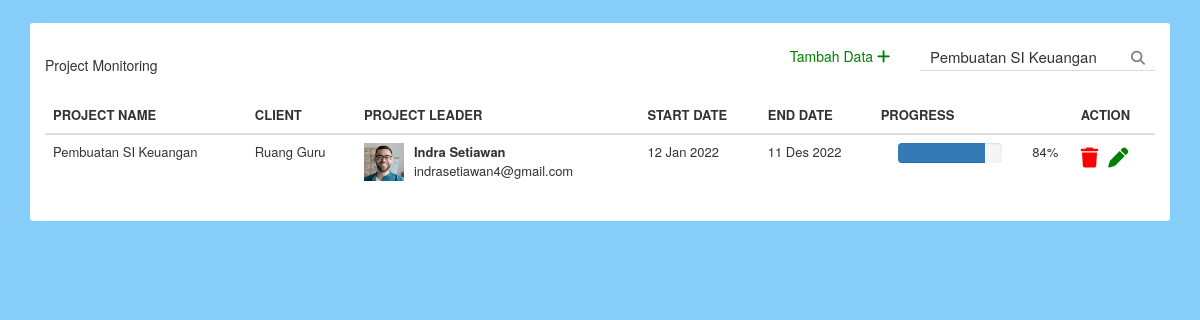
The page /index.php?cari=Pembuatan SI Keuangan on the database its author committed.
### tables this page shows
CREATE TABLE `project` (
  `id` int(11) NOT NULL,
  `project_name` varchar(100) NOT NULL,
  `clien` varchar(100) NOT NULL,
  `img_leader` varchar(100) NOT NULL,
  `leader_name` varchar(100) NOT NULL,
  `leader_email` varchar(100) NOT NULL,
  `start_date` varchar(100) NOT NULL,
  `end_date` varchar(100) NOT NULL,
  `progres` int(4) NOT NULL
);

### index.php (the view, shortened to what this page needs)
<?php
include "action/connect.php";
?>
<!DOCTYPE html>
<html>
<head>
	<link rel="stylesheet" type="text/css" href="assets/css/bootstrap.css">
	<link rel="stylesheet" type="text/css" href="css/style.css">
	<link rel="stylesheet" type="text/css" href="assets/fontawesome/css/all.min.css"/>
</head>
<body>
	<div class="container">
		<div class="back">
			<h5>Project Monitoring</h5>
            <form action="index.php" method="get">
				<input type="text" name="cari" <?php
				if(isset($_GET['cari'])){
						$cari = $_GET['cari'];
						?> value="<?= $cari ?>"<?php
						} else {
				 ?>placeholder="search with project name <?php } ?>">
				<button><span class="fa fa-search"></span></button>
            </form>
            <div class="add">
				<a href="page/insert.php">Tambah Data <i class="fa-sharp fa-solid fa-plus"></i></a>
			</div>
			<table class="table table-borderless">
				<thead>
					<tr class="bg-light">
						<th>PROJECT NAME</th>
						<th>CLIENT</th>
						<th>PROJECT LEADER</th>
						<th>START DATE</th>
						<th>END DATE</th>
						<th class="prog">PROGRESS</th>
						<th>ACTION</th>
					</tr>
				</thead>
				<?php
					if(isset($_GET['cari'])){
						$cari = $_GET['cari'];
						$project = mysqli_query($connect, "SELECT * from project where project_name like '%".$cari."%'");
					} else {
					$project = mysqli_query($connect, "SELECT * FROM project");
				}
					foreach($project as $row){
				 ?>
				<tbody>
					<tr>
						<td class="align-middle"><?= $row['project_name']; ?></td>
						<td class="align-middle"><?= $row['clien']; ?></td>
						<td>
							<table>
								<tr>
									<td rowspan="2" width="50px"><img src="img/<?= $row['img_leader']; ?>" class="rounded-circle" width="40px"></td>
									<td><b><?= $row['leader_name']; ?></b></td>
								</tr>
								<tr>
									<td><?= $row['leader_email']; ?></td>
								</tr>
							</table>
						</td>
						<td class="align-middle"><?= $row['start_date']; ?></td>
						<td class="align-middle"><?= $row['end_date']; ?></td>
						<td class="align-middle" style="padding-right: 20px;">
							 <div class="row">
                  <div class="col-md-8 col-md-offset-1 col-sm-8 col-sm-offset-1 col-xs-8 col-xs-offset-1">
                    <div class="progress">
                        <div class="progress-bar  active" role="progressbar" aria-valuenow="  45"     aria-valuemin="0" aria-valuemax="100" style="width: <?= $row['progres']; ?>%">
                        </div>
                    </div>
                  </div>
                  <div class="col-md-1 col-sm-1 col-xs-1 text-left"><?= $row['progres']; ?>%</div>
                </div>
						</td>
						<td class="align-middle">
							<div class="trash">
							<a href="action/delete.php?id=<?= $row['id']; ?>" onclick="return confirm('Hapus data project <?= $row['project_name']; ?>?')"><i class="fa-solid fa-trash"></i></a>
							</div>
							<div class="update">
								<a href="page/update.php?id=<?= $row['id']; ?>"><i class="fa-solid fa-pen"></i></a>
							</div>
						</td>
					</tr>
				</tbody>
				<?php } ?>
			</table>
		</div>
	</div>
</body>
</html>

### css/style.css (style rules this page uses)
body { background-color: #87cefa; }
.table { font-size: 13px; background-color: white; }
.back { margin-top: 2%; background-color: white; border-radius: 3px; padding: 10px 15px; }
.back h5 { padding: 15px 0px; float: left; }
.back form { float: right; margin: 10px 0px; border-bottom: 1px solid #ddd; }
.back input { font-size: 15px; padding:3px 10px; border: 0px; }
.back button span { color: gray; }
.back button { background-color: white; border: 0px; padding-right: 10px; }
.add { float: right; margin: 13px 30px 12px 0px; color: green; }
.add i { font-size: 15px; }
.add a { text-decoration: none; color: green; transition: 0.2s; }
.trash a { text-decoration: none; color: red; font-size: 20px; float: left; padding-right:10px; transition: 0.2s; }
.update a { text-decoration: none; color: green; font-size: 20px; transition: 0.2s; }
.prog { width: 200px; }

### rows shown on the page
project: project_name "Pembuatan SI Keuangan", clien "Ruang Guru", img_leader (picture), leader_name "Indra Setiawan", leader_email "indrasetiawan4@gmail.com", start_date "12 Jan 2022", end_date "11 Des 2022", progres "84"
